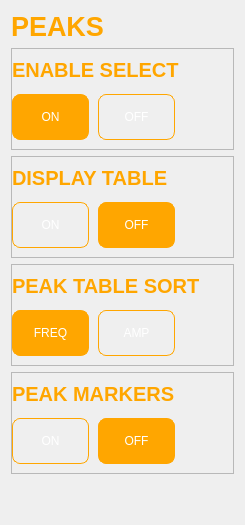
            <widget class="QWidget" name="page">
             <property name="styleSheet">
              <string notr="true">QLabel {
	color: rgb(255, 166, 0);
	font: 700 20pt &quot;Arial&quot;;
}</string>
             </property>
             <layout class="QVBoxLayout" name="verticalLayout_4">
              <item>
               <widget class="QLabel" name="label_18">
                <property name="font">
                 <font>
                  <family>Arial</family>
                  <pointsize>20</pointsize>
                  <italic>false</italic>
                  <bold>true</bold>
                 </font>
                </property>
                <property name="text">
                 <string>PEAKS</string>
                </property>
                <property name="alignment">
                 <set>Qt::AlignLeading|Qt::AlignLeft|Qt::AlignVCenter</set>
                </property>
               </widget>
              </item>
              <item>
               <widget class="QFrame" name="frame_4">
                <property name="styleSheet">
                 <string notr="true">   QPushButton {
        border: 1px solid #FFA600;
        border-radius: 8px;
        background-color: transparent;
        text-align: center;  /* Align text to bottom */    
		font: 18pt &quot;Arial&quot;;
       	color: rgb(255, 255,255);
    }
    QPushButton:checked {
        background-color: #FFA600;
    }



QLabel {
	color: rgb(255, 166, 0);
	font: 700 15pt &quot;Arial&quot;;
}</string>
                </property>
                <property name="frameShape">
                 <enum>QFrame::StyledPanel</enum>
                </property>
                <property name="frameShadow">
                 <enum>QFrame::Raised</enum>
                </property>
                <layout class="QGridLayout" name="gridLayout_6">
                 <property name="sizeConstraint">
                  <enum>QLayout::SetDefaultConstraint</enum>
                 </property>
                 <property name="leftMargin">
                  <number>0</number>
                 </property>
                 <property name="horizontalSpacing">
                  <number>9</number>
                 </property>
                 <property name="verticalSpacing">
                  <number>12</number>
                 </property>
                 <item row="1" column="1">
                  <widget class="QPushButton" name="pushButton_14">
                   <property name="minimumSize">
                    <size>
                     <width>77</width>
                     <height>46</height>
                    </size>
                   </property>
                   <property name="maximumSize">
                    <size>
                     <width>77</width>
                     <height>46</height>
                    </size>
                   </property>
                   <property name="layoutDirection">
                    <enum>Qt::LeftToRight</enum>
                   </property>
                   <property name="text">
                    <string>OFF</string>
                   </property>
                   <property name="iconSize">
                    <size>
                     <width>40</width>
                     <height>40</height>
                    </size>
                   </property>
                   <property name="checkable">
                    <bool>true</bool>
                   </property>
                   <property name="checked">
                    <bool>false</bool>
                   </property>
                   <attribute name="buttonGroup">
                    <string notr="true">buttonGroup</string>
                   </attribute>
                  </widget>
                 </item>
                 <item row="1" column="2">
                  <spacer name="horizontalSpacer_5">
                   <property name="orientation">
                    <enum>Qt::Horizontal</enum>
                   </property>
                   <property name="sizeHint" stdset="0">
                    <size>
                     <width>40</width>
                     <height>20</height>
                    </size>
                   </property>
                  </spacer>
                 </item>
                 <item row="1" column="0">
                  <widget class="QPushButton" name="pushButton_13">
                   <property name="minimumSize">
                    <size>
                     <width>77</width>
                     <height>46</height>
                    </size>
                   </property>
                   <property name="maximumSize">
                    <size>
                     <width>77</width>
                     <height>46</height>
                    </size>
                   </property>
                   <property name="layoutDirection">
                    <enum>Qt::LeftToRight</enum>
                   </property>
                   <property name="text">
                    <string>ON</string>
                   </property>
                   <property name="iconSize">
                    <size>
                     <width>40</width>
                     <height>40</height>
                    </size>
                   </property>
                   <property name="checkable">
                    <bool>true</bool>
                   </property>
                   <property name="checked">
                    <bool>true</bool>
                   </property>
                   <attribute name="buttonGroup">
                    <string notr="true">buttonGroup</string>
                   </attribute>
                  </widget>
                 </item>
                 <item row="0" column="0" colspan="3">
                  <widget class="QLabel" name="label_19">
                   <property name="font">
                    <font>
                     <family>Arial</family>
                     <pointsize>15</pointsize>
                     <italic>false</italic>
                     <bold>true</bold>
                    </font>
                   </property>
                   <property name="text">
                    <string>ENABLE SELECT</string>
                   </property>
                   <property name="alignment">
                    <set>Qt::AlignLeading|Qt::AlignLeft|Qt::AlignVCenter</set>
                   </property>
                  </widget>
                 </item>
                </layout>
               </widget>
              </item>
              <item>
               <widget class="QFrame" name="frame_5">
                <property name="styleSheet">
                 <string notr="true">   QPushButton {
        border: 1px solid #FFA600;
        border-radius: 8px;
        background-color: transparent;
        text-align: center;  /* Align text to bottom */    
		font: 18pt &quot;Arial&quot;;
       	color: rgb(255, 255,255);
    }

    QPushButton:checked {
        background-color: #FFA600;
    }


QLabel {
	color: rgb(255, 166, 0);
	font: 700 15pt &quot;Arial&quot;;
}</string>
                </property>
                <property name="frameShape">
                 <enum>QFrame::StyledPanel</enum>
                </property>
                <property name="frameShadow">
                 <enum>QFrame::Raised</enum>
                </property>
                <layout class="QGridLayout" name="gridLayout_7">
                 <property name="sizeConstraint">
                  <enum>QLayout::SetDefaultConstraint</enum>
                 </property>
                 <property name="leftMargin">
                  <number>0</number>
                 </property>
                 <property name="horizontalSpacing">
                  <number>9</number>
                 </property>
                 <property name="verticalSpacing">
                  <number>12</number>
                 </property>
                 <item row="1" column="1">
                  <widget class="QPushButton" name="pushButton_15">
                   <property name="minimumSize">
                    <size>
                     <width>77</width>
                     <height>46</height>
                    </size>
                   </property>
                   <property name="maximumSize">
                    <size>
                     <width>77</width>
                     <height>46</height>
                    </size>
                   </property>
                   <property name="layoutDirection">
                    <enum>Qt::LeftToRight</enum>
                   </property>
                   <property name="text">
                    <string>OFF</string>
                   </property>
                   <property name="iconSize">
                    <size>
                     <width>40</width>
                     <height>40</height>
                    </size>
                   </property>
                   <property name="checkable">
                    <bool>true</bool>
                   </property>
                   <property name="checked">
                    <bool>true</bool>
                   </property>
                   <attribute name="buttonGroup">
                    <string notr="true">buttonGroup_2</string>
                   </attribute>
                  </widget>
                 </item>
                 <item row="1" column="0">
                  <widget class="QPushButton" name="pushButton_16">
                   <property name="minimumSize">
                    <size>
                     <width>77</width>
                     <height>46</height>
                    </size>
                   </property>
                   <property name="maximumSize">
                    <size>
                     <width>77</width>
                     <height>46</height>
                    </size>
                   </property>
                   <property name="layoutDirection">
                    <enum>Qt::LeftToRight</enum>
                   </property>
                   <property name="text">
                    <string>ON</string>
                   </property>
                   <property name="iconSize">
                    <size>
                     <width>40</width>
                     <height>40</height>
                    </size>
                   </property>
                   <property name="checkable">
                    <bool>true</bool>
                   </property>
                   <property name="checked">
                    <bool>false</bool>
                   </property>
                   <attribute name="buttonGroup">
                    <string notr="true">buttonGroup_2</string>
                   </attribute>
                  </widget>
                 </item>
                 <item row="1" column="2">
                  <spacer name="horizontalSpacer_6">
                   <property name="orientation">
                    <enum>Qt::Horizontal</enum>
                   </property>
                   <property name="sizeHint" stdset="0">
                    <size>
                     <width>40</width>
                     <height>20</height>
                    </size>
                   </property>
                  </spacer>
                 </item>
                 <item row="0" column="0" colspan="3">
                  <widget class="QLabel" name="label_20">
                   <property name="font">
                    <font>
                     <family>Arial</family>
                     <pointsize>15</pointsize>
                     <italic>false</italic>
                     <bold>true</bold>
                    </font>
                   </property>
                   <property name="text">
                    <string>DISPLAY TABLE</string>
                   </property>
                   <property name="alignment">
                    <set>Qt::AlignLeading|Qt::AlignLeft|Qt::AlignVCenter</set>
                   </property>
                  </widget>
                 </item>
                </layout>
               </widget>
              </item>
              <item>
               <widget class="QFrame" name="frame_6">
                <property name="styleSheet">
                 <string notr="true">   QPushButton {
        border: 1px solid #FFA600;
        border-radius: 8px;
        background-color: transparent;
        text-align: center;  /* Align text to bottom */    
		font: 18pt &quot;Arial&quot;;
       	color: rgb(255, 255,255);
    }

    QPushButton:checked {
        background-color: #FFA600;
    }


QLabel {
	color: rgb(255, 166, 0);
	font: 700 15pt &quot;Arial&quot;;
}</string>
                </property>
                <property name="frameShape">
                 <enum>QFrame::StyledPanel</enum>
                </property>
                <property name="frameShadow">
                 <enum>QFrame::Raised</enum>
                </property>
                <layout class="QGridLayout" name="gridLayout_8">
                 <property name="sizeConstraint">
                  <enum>QLayout::SetDefaultConstraint</enum>
                 </property>
                 <property name="leftMargin">
                  <number>0</number>
                 </property>
                 <property name="horizontalSpacing">
                  <number>9</number>
                 </property>
                 <property name="verticalSpacing">
                  <number>12</number>
                 </property>
                 <item row="1" column="1">
                  <widget class="QPushButton" name="pushButton_17">
                   <property name="minimumSize">
                    <size>
                     <width>77</width>
                     <height>46</height>
                    </size>
                   </property>
                   <property name="maximumSize">
                    <size>
                     <width>77</width>
                     <height>46</height>
                    </size>
                   </property>
                   <property name="layoutDirection">
                    <enum>Qt::LeftToRight</enum>
                   </property>
                   <property name="text">
                    <string>AMP</string>
                   </property>
                   <property name="iconSize">
                    <size>
                     <width>40</width>
                     <height>40</height>
                    </size>
                   </property>
                   <property name="checkable">
                    <bool>true</bool>
                   </property>
                   <property name="checked">
                    <bool>false</bool>
                   </property>
                   <attribute name="buttonGroup">
                    <string notr="true">buttonGroup_3</string>
                   </attribute>
                  </widget>
                 </item>
                 <item row="1" column="0">
                  <widget class="QPushButton" name="pushButton_18">
                   <property name="minimumSize">
                    <size>
                     <width>77</width>
                     <height>46</height>
                    </size>
                   </property>
                   <property name="maximumSize">
                    <size>
                     <width>77</width>
                     <height>46</height>
                    </size>
                   </property>
                   <property name="layoutDirection">
                    <enum>Qt::LeftToRight</enum>
                   </property>
                   <property name="text">
                    <string>FREQ</string>
                   </property>
                   <property name="iconSize">
                    <size>
                     <width>40</width>
                     <height>40</height>
                    </size>
                   </property>
                   <property name="checkable">
                    <bool>true</bool>
                   </property>
                   <property name="checked">
                    <bool>true</bool>
                   </property>
                   <attribute name="buttonGroup">
                    <string notr="true">buttonGroup_3</string>
                   </attribute>
                  </widget>
                 </item>
                 <item row="1" column="2">
                  <spacer name="horizontalSpacer_7">
                   <property name="orientation">
                    <enum>Qt::Horizontal</enum>
                   </property>
                   <property name="sizeHint" stdset="0">
                    <size>
                     <width>40</width>
                     <height>20</height>
                    </size>
                   </property>
                  </spacer>
                 </item>
                 <item row="0" column="0" colspan="3">
                  <widget class="QLabel" name="label_21">
                   <property name="font">
                    <font>
                     <family>Arial</family>
                     <pointsize>15</pointsize>
                     <italic>false</italic>
                     <bold>true</bold>
                    </font>
                   </property>
                   <property name="text">
                    <string>PEAK TABLE SORT</string>
                   </property>
                   <property name="alignment">
                    <set>Qt::AlignLeading|Qt::AlignLeft|Qt::AlignVCenter</set>
                   </property>
                  </widget>
                 </item>
                </layout>
               </widget>
              </item>
              <item>
               <widget class="QFrame" name="frame_7">
                <property name="styleSheet">
                 <string notr="true">   QPushButton {
        border: 1px solid #FFA600;
        border-radius: 8px;
        background-color: transparent;
        text-align: center;  /* Align text to bottom */    
		font: 18pt &quot;Arial&quot;;
       	color: rgb(255, 255,255);
    }

    QPushButton:checked {
        background-color: #FFA600;
    }


QLabel {
	color: rgb(255, 166, 0);
	font: 700 15pt &quot;Arial&quot;;
}</string>
                </property>
                <property name="frameShape">
                 <enum>QFrame::StyledPanel</enum>
                </property>
                <property name="frameShadow">
                 <enum>QFrame::Raised</enum>
                </property>
                <layout class="QGridLayout" name="gridLayout_9">
                 <property name="sizeConstraint">
                  <enum>QLayout::SetDefaultConstraint</enum>
                 </property>
                 <property name="leftMargin">
                  <number>0</number>
                 </property>
                 <property name="horizontalSpacing">
                  <number>9</number>
                 </property>
                 <property name="verticalSpacing">
                  <number>12</number>
                 </property>
                 <item row="1" column="0">
                  <widget class="QPushButton" name="pushButton_20">
                   <property name="minimumSize">
                    <size>
                     <width>77</width>
                     <height>46</height>
                    </size>
                   </property>
                   <property name="maximumSize">
                    <size>
                     <width>77</width>
                     <height>46</height>
                    </size>
                   </property>
                   <property name="layoutDirection">
                    <enum>Qt::LeftToRight</enum>
                   </property>
                   <property name="text">
                    <string>ON</string>
                   </property>
                   <property name="iconSize">
                    <size>
                     <width>40</width>
                     <height>40</height>
                    </size>
                   </property>
                   <property name="checkable">
                    <bool>true</bool>
                   </property>
                   <property name="checked">
                    <bool>false</bool>
                   </property>
                   <attribute name="buttonGroup">
                    <string notr="true">buttonGroup_4</string>
                   </attribute>
                  </widget>
                 </item>
                 <item row="1" column="1">
                  <widget class="QPushButton" name="pushButton_19">
                   <property name="minimumSize">
                    <size>
                     <width>77</width>
                     <height>46</height>
                    </size>
                   </property>
                   <property name="maximumSize">
                    <size>
                     <width>77</width>
                     <height>46</height>
                    </size>
                   </property>
                   <property name="layoutDirection">
                    <enum>Qt::LeftToRight</enum>
                   </property>
                   <property name="text">
                    <string>OFF</string>
                   </property>
                   <property name="iconSize">
                    <size>
                     <width>40</width>
                     <height>40</height>
                    </size>
                   </property>
                   <property name="checkable">
                    <bool>true</bool>
                   </property>
                   <property name="checked">
                    <bool>true</bool>
                   </property>
                   <attribute name="buttonGroup">
                    <string notr="true">buttonGroup_4</string>
                   </attribute>
                  </widget>
                 </item>
                 <item row="1" column="2">
                  <spacer name="horizontalSpacer_8">
                   <property name="orientation">
                    <enum>Qt::Horizontal</enum>
                   </property>
                   <property name="sizeType">
                    <enum>QSizePolicy::Expanding</enum>
                   </property>
                   <property name="sizeHint" stdset="0">
                    <size>
                     <width>40</width>
                     <height>20</height>
                    </size>
                   </property>
                  </spacer>
                 </item>
                 <item row="0" column="0" colspan="3">
                  <widget class="QLabel" name="label_22">
                   <property name="font">
                    <font>
                     <family>Arial</family>
                     <pointsize>15</pointsize>
                     <italic>false</italic>
                     <bold>true</bold>
                    </font>
                   </property>
                   <property name="text">
                    <string>PEAK MARKERS</string>
                   </property>
                   <property name="alignment">
                    <set>Qt::AlignLeading|Qt::AlignLeft|Qt::AlignVCenter</set>
                   </property>
                  </widget>
                 </item>
                </layout>
               </widget>
              </item>
              <item>
               <spacer name="verticalSpacer_3">
                <property name="orientation">
                 <enum>Qt::Vertical</enum>
                </property>
                <property name="sizeHint" stdset="0">
                 <size>
                  <width>20</width>
                  <height>40</height>
                 </size>
                </property>
               </spacer>
              </item>
             </layout>
            </widget>
